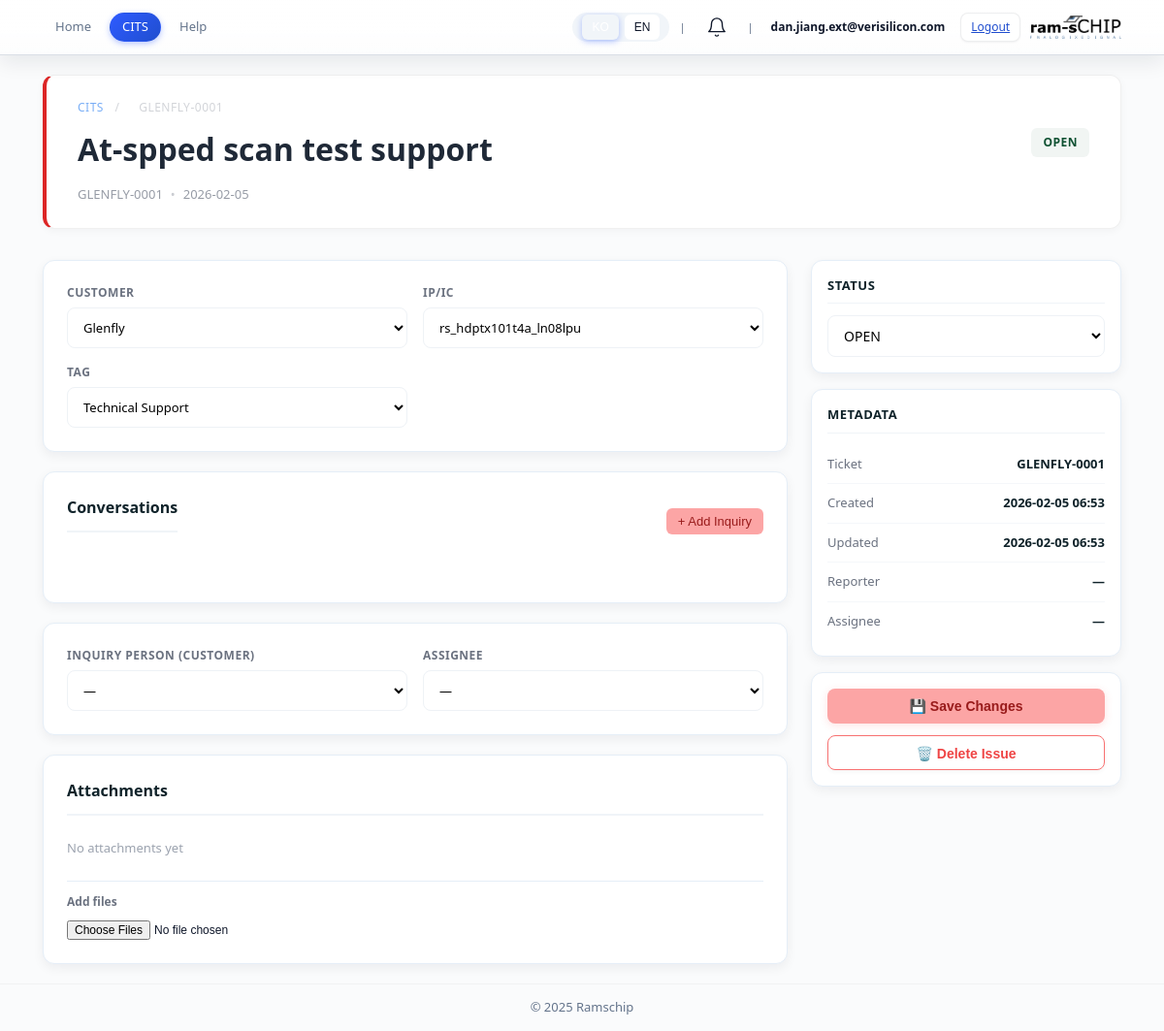
The page /cits/issue/7 (signed in) on the database its author committed.
### modules/cits/models.py (models this page shows)
class Customer(Base):
    __tablename__ = "customers"
    id: Mapped[int] = mapped_column(primary_key=True)
    name: Mapped[str] = mapped_column(String(255), unique=True, index=True)
    company: Mapped[str] = mapped_column(String(255), nullable=True)
    email: Mapped[str] = mapped_column(String(255), nullable=True)
    notes: Mapped[str] = mapped_column(Text, nullable=True)
    is_active: Mapped[bool] = mapped_column(default=True)
    created_at: Mapped[datetime] = mapped_column(default=datetime.utcnow)
    updated_at: Mapped[datetime] = mapped_column(default=datetime.utcnow, onupdate=datetime.utcnow)

class CustomerIssue(Base):
    __tablename__ = "customer_issues"
    id: Mapped[int] = mapped_column(primary_key=True)
    ticket_no: Mapped[str] = mapped_column(String(64), unique=True, index=True)
    title: Mapped[str] = mapped_column(String(255))
    description: Mapped[str] = mapped_column(Text, nullable=True)
    status: Mapped[str] = mapped_column(SAEnum(IssueStatusEnum, native_enum=False), default=IssueStatusEnum.OPEN)
    tag: Mapped[str] = mapped_column(SAEnum(IssueTagEnum, native_enum=False), nullable=True)
    customer: Mapped[str] = mapped_column(String(255), nullable=True)
    ip_ic: Mapped[str] = mapped_column(String(128), nullable=True)
    priority: Mapped[str] = mapped_column(String(32), nullable=True)
    reporter: Mapped[str] = mapped_column(String(128), nullable=True)
    assignee: Mapped[str] = mapped_column(String(128), nullable=True)
    attachments: Mapped[str] = mapped_column(String(1000), nullable=True)
    created_at: Mapped[datetime] = mapped_column(default=datetime.utcnow)
    updated_at: Mapped[datetime] = mapped_column(default=datetime.utcnow, onupdate=datetime.utcnow)
    __table_args__ = (
        Index('ix_customer_issues_status', 'status'),
    )

class IP(Base):
    __tablename__ = "ips"
    id: Mapped[int] = mapped_column(primary_key=True)
    customer_id: Mapped[int] = mapped_column(Integer, nullable=False, index=True)
    name: Mapped[str] = mapped_column(String(255), index=True)
    description: Mapped[str] = mapped_column(Text, nullable=True)
    is_active: Mapped[bool] = mapped_column(default=True)
    created_at: Mapped[datetime] = mapped_column(default=datetime.utcnow)
    updated_at: Mapped[datetime] = mapped_column(default=datetime.utcnow, onupdate=datetime.utcnow)

### modules/cits/routes/customer_issue.py (the view)
@router.get('/issue/{issue_id}', response_class=HTMLResponse)
def customer_issue_detail(request: Request, issue_id: int):
    auth_check = ensure_authenticated(request)
    if auth_check:
        return auth_check
    if templates is None:
        return HTMLResponse("<h1>Error: Templates not initialized</h1>")
    db = get_customer_db_sync()
    try:
        issue = db.query(CustomerIssue).filter(CustomerIssue.id == issue_id).first()
        if not issue:
            return HTMLResponse('<h1>Issue not found</h1>', status_code=404)
        disp = []
        if issue.attachments:
            parts = [p for p in issue.attachments.split(',') if p]
            non_prefixed = [p for p in parts if not (p.split('/')[-1].startswith('cits_'))]
            disp = non_prefixed if non_prefixed else parts
        issue.display_attachments = disp
        auth_db = get_auth_db_sync()
        try:
            users_raw = auth_db.query(AuthUser).filter(AuthUser.is_active == True).order_by(AuthUser.english_name).all()
            users = [{'english_name': u.english_name, 'korean_name': getattr(u, 'korean_name', '')} for u in users_raw]
        finally:
            auth_db.close()
        customers = db.query(Customer).filter(Customer.is_active == True).order_by(Customer.name).all()
        customer_ips = {}
        for cust in customers:
            ips = db.query(IP).filter(IP.customer_id == cust.id, IP.is_active == True).all()
            customer_ips[cust.id] = ips
        locale = get_locale(request)
        def t(key: str, *args, **kwargs):
            return i18n_t(key, locale, **kwargs)
        return templates.TemplateResponse('modules/cits/issue_detail.html', {
            'request': request,
            'locale': locale,
            't': t,
            'issue': issue,
            'users': users,
            'customers': customers,
            'customer_ips': customer_ips,
        })
    finally:
        db.close()

### templates/modules/cits/issue_detail.html (shortened to what this page needs)
{% extends "base.html" %}
{% block content %}
<main class="container cits-root">
  <div class="detail-header-hero">
    <div class="hero-breadcrumb">
      <a href="/cits/">CITS</a> <span>/</span> <span>{{ issue.ticket_no }}</span>
    </div>
    <div class="hero-container">
      <div class="hero-title-block">
        <input id="titleInput" class="hero-title-input" value="{{ issue.title|e }}" placeholder="Issue title" />
      </div>
      <div class="hero-status-block">
        <span class="status-badge status-{{ issue.status|lower }}">{{ issue.status }}</span>
      </div>
    </div>
    <div class="hero-meta">
      <span class="meta-item">{{ issue.ticket_no }}</span>
      <span class="meta-separator">•</span>
      <span class="meta-item">{{ issue.created_at.strftime('%Y-%m-%d') if issue.created_at else '—' }}</span>
    </div>
  </div>
  <div class="detail-wrapper">
    <div class="detail-main">
      <section class="content-card">
        <div class="details-grid">
          <div class="detail-field">
            <label>Customer</label>
            <select id="customerSelect" class="form-input" onchange="loadDetailCustomerIPs()">
              {% for c in customers %}
              <option value="{{ c.name }}" {% if issue.customer == c.name %}selected{% endif %}>{{ c.name }}</option>
              {% endfor %}
            </select>
          </div>
          <div class="detail-field">
            <label>IP/IC</label>
            <select id="ipSelect" class="form-input">
              {% if issue.customer and customers %}
                {% for c in customers %}
                  {% if c.name == issue.customer %}
                    {% for ip in customer_ips.get(c.id, []) %}
                    <option value="{{ ip.name }}" {% if issue.ip_ic == ip.name %}selected{% endif %}>{{ ip.name }}</option>
                    {% endfor %}
                  {% endif %}
                {% endfor %}
              {% endif %}
            </select>
          </div>
          <div class="detail-field">
            <label>Tag</label>
            <select id="tagSelect" class="form-input">
              <option value="Technical Support" {% if issue.tag == 'Technical Support' %}selected{% endif %}>Technical Support</option>
            </select>
          </div>
        </div>
      </section>
      <section class="content-card">
        <div class="conv-header">
          <h3 class="card-title">Conversations</h3>
          <button class="btn-add-conv" onclick="addConversation()">+ Add Inquiry</button>
        </div>
        <div id="conversationsList" class="conversations-list">
        </div>
      </section>
      <section class="content-card">
        <div class="details-grid">
          <div class="detail-field">
            <label>Inquiry Person (Customer)</label>
            <select id="reporterSelect" class="form-input">
              <option value="">—</option>
            </select>
          </div>
          <div class="detail-field">
            <label>Assignee</label>
            <select id="assigneeSelect" class="form-input">
              <option value="">—</option>
            </select>
          </div>
        </div>
      </section>
      <section class="content-card">
        <h3 class="card-title">Attachments</h3>
        <div class="attachments-list">
          {% if issue.display_attachments %}
            {% for f in issue.display_attachments %}
              {% set ff = f.strip().replace('\\','/') %}
              {% set fname = ff.split('/')[-1] %}
              <div class="attach-item">
                <span class="attach-icon">📎</span>
                <a href="/{{ ff.lstrip('/') }}" target="_blank" class="attach-link">{{ fname }}</a>
                <button class="btn-remove" onclick="deleteAttachment({{ issue.id }}, '{{ fname }}', this)">Remove</button>
              </div>
            {% endfor %}
          {% else %}
            <p class="no-attachments">No attachments yet</p>
          {% endif %}
        </div>
        <div class="attach-upload">
          <label for="fileInput">Add files</label>
          <input id="fileInput" type="file" multiple />
        </div>
      </section>
    </div>
    <aside class="detail-sidebar">
      <div class="sidebar-card">
        <h4 class="sidebar-title">Status</h4>
        <select id="statusSelect" class="form-input status-select-sidebar">
          <option value="OPEN" {% if issue.status == 'OPEN' %}selected{% endif %}>OPEN</option>
        </select>
      </div>
      <div class="sidebar-card">
        <h4 class="sidebar-title">Metadata</h4>
        <div class="meta-row">
          <span class="meta-label">Ticket</span>
          <span class="meta-value">{{ issue.ticket_no }}</span>
        </div>
        <div class="meta-row">
          <span class="meta-label">Created</span>
          <span class="meta-value">{{ issue.created_at.strftime('%Y-%m-%d %H:%M') if issue.created_at else '—' }}</span>
        </div>
        <div class="meta-row">
          <span class="meta-label">Updated</span>
          <span class="meta-value">{{ issue.updated_at.strftime('%Y-%m-%d %H:%M') if issue.updated_at else '—' }}</span>
        </div>
        <div class="meta-row">
          <span class="meta-label">Reporter</span>
          <span class="meta-value">{{ issue.reporter or '—' }}</span>
        </div>
        <div class="meta-row">
          <span class="meta-label">Assignee</span>
          <span class="meta-value">{{ issue.assignee or '—' }}</span>
        </div>
      </div>
      <div class="sidebar-card sidebar-actions">
        <button class="btn btn-primary btn-full" onclick="saveIssueChanges({{ issue.id }})">💾 Save Changes</button>
        <button class="btn btn-danger btn-full" onclick="deleteIssue({{ issue.id }})">🗑️ Delete Issue</button>
      </div>
    </aside>
  </div>
</main>
{% endblock %}

### templates/base.html (shortened to what this page needs)
<!doctype html>
<html lang="ko">
<head>
  <link rel="stylesheet" href="/static/shared.css" />
  <link rel="stylesheet" href="/static/main.css" />
  <link rel="stylesheet" href="/static/auth.css" />
  <link rel="stylesheet" href="/static/admin_dashboard.css" />
  {% set path = request.url.path %}
  {% if path.startswith('/rpmt') or path.startswith('/admin') %}
  <link rel="stylesheet" href="/static/modules/rpmt/rpmt.css?v=4" />
  {% elif path.startswith('/svit') %}
  <link rel="stylesheet" href="/static/modules/svit/svit.css" />
  {% elif path.startswith('/cits') %}
  <link rel="stylesheet" href="/static/modules/cits/cits.css" />
  {% elif path.startswith('/apqp') %}
  <link rel="stylesheet" href="/static/modules/apqp/apqp.css" />
  {% elif path.startswith('/spec-center') %}
  <link rel="stylesheet" href="/static/modules/spec_center/spec_center.css" />
  {% elif path.startswith('/product-info') %}
  <link rel="stylesheet" href="/static/modules/product_info/product_info.css" />
  {% endif %}
</head>
<body class="bg">
  <header class="app-header header">
    <div class="header-inner">
      <div class="header-left">
        {% if path.startswith('/rpmt') or path.startswith('/admin') or path.startswith('/svit') or path.startswith('/main') or path.startswith('/admin-dashboard') or path.startswith('/apqp') or path.startswith('/spec-center') or path.startswith('/cits') or path.startswith('/profile') or path.startswith('/product-info') %}
        <nav class="nav-links">
          <a href="/" class="nav-link {% if path == '/' %}active{% endif %}">{{ t("common.home") }}</a>
          {% if path.startswith('/rpmt') or path.startswith('/admin') %}
          <a href="/rpmt" class="nav-link {% if path.startswith('/rpmt') or path.startswith('/admin') %}active{% endif %}">{{ t("nav.rpmt") }}</a>
          <a href="/rpmt/weekly" class="nav-link {% if path.startswith('/rpmt/weekly') %}active{% endif %}">{{ t("nav.weekly") }}</a>
          <a href="/rpmt/help" class="nav-link {% if path.startswith('/rpmt/help') %}active{% endif %}">{{ t("common.help") }}</a>
          {% if request.session.get("role") == "Admin" %}
          <a href="/rpmt/admin" class="nav-link {% if path.startswith('/rpmt/admin') or path.startswith('/admin') %}active{% endif %}">⚙️ {{ t("nav.admin", locale) }}</a>
          {% endif %}
          {% elif path.startswith('/apqp') %}
          <a href="/apqp" class="nav-link {% if path.startswith('/apqp') %}active{% endif %}">APQP</a>
          <a href="/apqp/help" class="nav-link {% if path.startswith('/apqp/help') %}active{% endif %}">{{ t("common.help") }}</a>
          {% elif path.startswith('/cits') %}
          <a href="/cits" class="nav-link {% if path.startswith('/cits') %}active{% endif %}">CITS</a>
          <a href="/cits/help" class="nav-link {% if path.startswith('/cits/help') %}active{% endif %}">{{ t("common.help") }}</a>
          {% elif path.startswith('/spec-center') %}
          <a href="/spec-center/" class="nav-link {% if path.startswith('/spec-center') %}active{% endif %}">{{ t("nav.spec_center", locale) }}</a>
          <a href="/spec-center/help" class="nav-link {% if path.startswith('/spec-center/help') %}active{% endif %}">{{ t("common.help") }}</a>
          {% elif path.startswith('/product-info') %}
          <a href="/product-info" class="nav-link {% if path.startswith('/product-info') %}active{% endif %}">{{ t("nav.product_info", locale) }}</a>
          {% elif path.startswith('/main') %}
          <a href="/main" class="nav-link {% if path == '/main' %}active{% endif %}">{{ t("nav.main") }}</a>
          {% if request.session.get("role") == "Admin" %}
          <a href="/main/admin" class="nav-link {% if path == '/main/admin' %}active{% endif %}">⚙️ {{ t("nav.admin", locale) }}</a>
          {% endif %}
          {% endif %}
        </nav>
        {% endif %}
      </div>
      <div class="header-right">
        <div class="lang-selector" role="group" aria-label="Language selector">
          <button onclick="setLanguage('ko')" aria-label="{{ t('common.lang_ko') }}" class="lang-btn {% if request.cookies.get('lang', 'ko') == 'ko' %}active{% endif %}">KO</button>
          <button onclick="setLanguage('en')" aria-label="{{ t('common.lang_en') }}" class="lang-btn {% if request.cookies.get('lang', 'ko') == 'en' %}active{% endif %}">EN</button>
        </div>
        {% if request.session.get("is_authenticated") %}
        <span class="divider">|</span>
        <div class="notification-container">
          <button class="notification-bell" id="notificationBell" aria-label="Notifications" title="{{ t('common.notifications', locale) }}">
            <svg xmlns="http://www.w3.org/2000/svg" viewBox="0 0 24 24" fill="none" stroke="currentColor" stroke-width="2" stroke-linecap="round" stroke-linejoin="round">
              <path d="M18 8A6 6 0 0 0 6 8c0 7-3 9-3 9h18s-3-2-3-9"></path>
              <path d="M13.73 21a2 2 0 0 1-3.46 0"></path>
            </svg>
          </button>
        </div>
        {% endif %}
        {% if request.session.get("is_authenticated") %}
        <span class="divider">|</span>
        <div class="user-info">
          <a href="/profile" class="user-id-link">{{ request.session.get("english_name") }}</a>
          <a href="/auth/logout" class="btn small ghost logout-link">{{ t("common.logout") }}</a>
        </div>
        {% elif request.url.path.startswith('/main') or request.url.path.startswith('/rpmt/admin') or request.url.path.startswith('/svit/admin') %}
        <span class="divider">|</span>
        <a href="/auth/logout" class="btn small ghost logout-link">{{ t("common.logout") }}</a>
        {% endif %}
        <a href="/" class="brand header-logo">
          <img src="/static/ramschip_logo.png" alt="Ramschip" class="logo" />
        </a>
      </div>
    </div>
  </header>
  {% block content %}{% endblock %}
  <footer class="app-footer">
    <div>© {{ now().year if now else 2025 }} Ramschip</div>
  </footer>
</body>
</html>

### rows shown on the page
Customer: session.get "dan.jiang.ext@verisilicon.com"
CustomerIssue: ticket_no "GLENFLY-0001", title "At-spped scan test support", status "OPEN", created_at "2026-02-05", customer.name "Glenfly", ip_ic+customer "rs_hdptx101t4a_ln08lpu", tag "Technical Support", created_at "2026-02-05 06:53", updated_at "2026-02-05 06:53", reporter "—", assignee "—"

### other values the page prints
{{ t("common.home") }} "Home"
{{ t("common.help") }} "Help"
{{ t("common.logout") }} "Logout"
